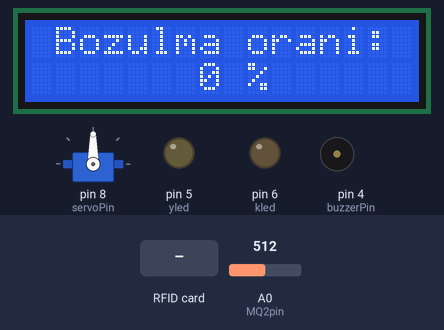
Bench run of a sketch on a simulated Arduino Uno, built with avr-gcc and run on an emulated ATmega328P. Parts: 16×2 character LCD, servo, output pins drawn as LEDs (lit = HIGH), buzzer (waves = sounding, pin HIGH). Dashed ring = blinking. Inputs (shaded band) come from the test bench; at power-on: A0 (MQ2pin) = 512. WiFi joins after 1.5 s; servers stay silent unless stated; pins used as bus, display or sensor lines are not drawn.

Above: at 3.1 s.
3.2 s: RFID card 5E 7A 19 C4 held to the reader
At 6.6 s:
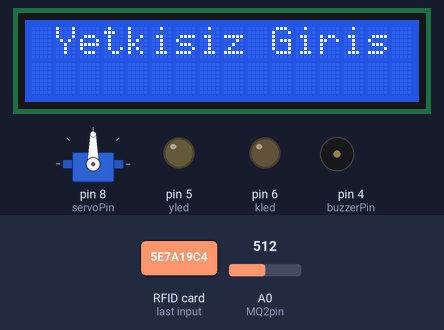
6.9 s: A0 (MQ2pin) set to 218
At 11.8 s:
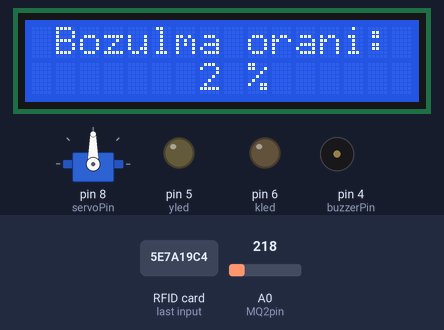
12.1 s: A0 (MQ2pin) set to 192
At 14.1 s:
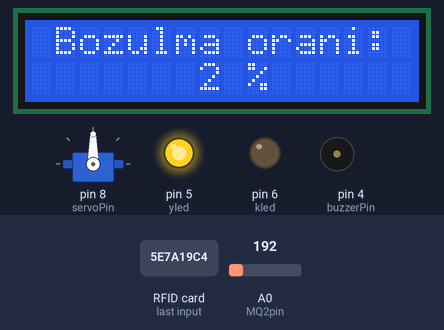
16.5 s: A0 (MQ2pin) set to 306
At 17.39 s:
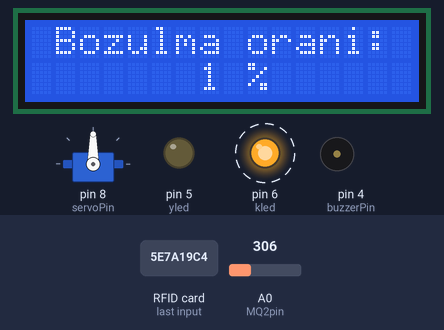
Timing chart, 0 to 22.5 s (numbered marks = the images above; inputs shaded):
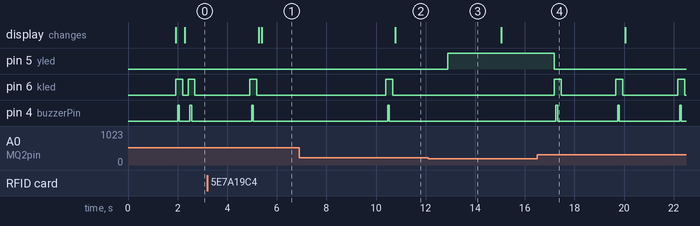

The sketch:

Isenbuzkodlar_.ino
```cpp
//------------------------------------------------------------------------------------LCD ve gaz sensörü kütüphanelerimizi tanıtıyoruz---------------------------

#include <MQ2.h>                              //Gaz sensörü kütüphanesi.
#include <LiquidCrystal_I2C.h>                //LCD ekran kütüphanesi.
LiquidCrystal_I2C lcd(0x3F, 16, 2);           //LCD ekranın özelliklerini tanıtıyoruz.

//------------------------------------------------------------------------------------RFID kütüphanelerini tanıtıyoruz-------------------------------------------

#include <SPI.h>                              //İletiişim kütüphanesi.
#include <MFRC522.h>                          //RFID kütüphanesi.
#include <Servo.h>                            //Servo kütüphanesi.
//------------------------------------------------------------------------------------wifi-----------------------------------------------------------------------
#include <SoftwareSerial.h>
SoftwareSerial EspSerial(2, 3); // RX, TX
//------------------------------------------------------------------------------------RFID ve servonun pininini tanıtıyourz--------------------------------------

int RST_PIN = 9;                              //RFID nin reset pinini tanıtıyoruz.
int SS_PIN = 10;                              //RFID nin chip select pinini tanıtıyoruz.
int servoPin = 8;                             //Servo motor pinini tanıtıyouz.

//------------------------------------------------------------------------------------Buzzer pininini tanıtıyourz------------------------------------------------

int buzzerPin = 4;                            //Buzzer pinini tanıtıyoruz.

//------------------------------------------------------------------------------------Esik değeri beliriyoruz----------------------------------------------------

int esikDeger = 200;                          //Esik değeri belirliyoruz.

//------------------------------------------------------------------------------------Led pininini tanıtıyourz---------------------------------------------------

int yled = 5;                                 //Yeşil led pini tanıtıyoruz.
int kled = 6;                                 //Kırmızı led pini tanıtıyoruz.

//------------------------------------------------------------------------------------RFID ID bilgisini giriyoruz------------------------------------------------

Servo motor;                                  //Servo motor için değişken oluşturuyoruz.
MFRC522 rfid(SS_PIN, RST_PIN);                //RFID modülünün ayarlarını yapıyoruz.
byte ID[4] = {101,217,0,109};                 //ID bilgisini giriyoruz.

//------------------------------------------------------------------------------------wifi-----------------------------------------------------------------------
#define BLYNK_TEMPLATE_ID           "TMPLWV0bOxGd"
#define BLYNK_TEMPLATE_NAME         "bozulma orannını gösteren proje"
#define BLYNK_AUTH_TOKEN            "zNKoLfnw2nPmELF-UlTo840VNlZKw63N"
#define BLYNK_PRINT Serial
#include <ESP8266_Lib.h>
#include <BlynkSimpleShieldEsp8266.h>                          //Seri haberleşme pin ayarlarını yapıyoruz.
char ssid[] = "Lord 2.4";
char pass[] = "sifre12345";
#define ESP8266_BAUD 115200
ESP8266 wifi(&EspSerial);
#define MQ2pin A0
uint16_t smoke;
BlynkTimer timer;

void sensorOku()
{
  smoke = analogRead(MQ2pin);
  Blynk.virtualWrite(V1, smoke);

  delay(2000);
}

void setup(){

//------------------------------------------------------------------------------------wifi-----------------------------------------------------------------------
 Serial.begin(9600);

  EspSerial.begin(ESP8266_BAUD);
  delay(10);

  Blynk.begin(BLYNK_AUTH_TOKEN, wifi, ssid, pass, "blynk.cloud", 80);

  pinMode(MQ2pin, INPUT);
  timer.setInterval(1000, sensorOku);

//------------------------------------------------------------------------------------Lcd ve gaz sensörünü başlatıyoruz------------------------------------------

  lcd.init();                                 //Lcd ekranı başlatıyoruz.
  lcd.backlight();                            //Lcd ekranın arka ışıgını başlatıyoruz.

//------------------------------------------------------------------------------------RFID yi başlatıyoruz-------------------------------------------------------

  motor.attach(servoPin);                     //Servo motor pinini motor değişkeni ile ilişkilendiyirouz.
  SPI.begin();                                //İletişim kütüphanesini başlatıyoruz.
  rfid.PCD_Init();                            //RFID modülünü başlatıyoruz.

//------------------------------------------------------------------------------------Buzzerın girişini belirtiyoruz---------------------------------------------

  pinMode(buzzerPin,OUTPUT);                  //Buzzer pinini çıkış olarak ayarlıyoruz.


//------------------------------------------------------------------------------------Led girişlerini belitiroyuz------------------------------------------------

  pinMode (yled,OUTPUT);                      //Yeşil ledi çıkış olarak ayarlıyoruz.
  pinMode (kled,OUTPUT);                      //Kırmızı ledi çıkış olarak ayarlıyoruz.
}

void loop(){

//------------------------------------------------------------------------------------wifi-----------------------------------------------------------------------
  {
  Blynk.run();
  timer.run();
}
//------------------------------------------------------------------------------------Buzzeri ve ledi yakıyoruz--------------------------------------------------

  int bilgi = analogRead (A0);               //Bilgi için gaz sensörünü kullanıyoruz.
  if (bilgi>esikDeger) {                      //Gelen değerin esik değerden büyük olursa yapılıcakları;
    digitalWrite(buzzerPin,0);                //Buzzer pinini devre dışı bırakıyoruz.
    digitalWrite(kled,1);                     //Kırmızı ledi aktifleştiriyoruz.
    digitalWrite(yled,0);                     //Yeşil ledi devre dışı bırakıyoruz.
    delay(70);                                //70ms bekliyoruz.
    digitalWrite(buzzerPin,1);                //Buzzer pinini etkinleştiriyoruz.
    delay(70);                                //70ms bekliyoruz.
    digitalWrite(buzzerPin,0);                //Buzzer pinin etkinleştiriyoruz.
    delay(70);                                //70ms bekliyoruz.
    digitalWrite(kled,1);                     //Kırmızı led aktifleştiriyoruz.
    delay(70);                                //70ms bekliyoruz.
    digitalWrite(kled,0);                     //Kırmızı led aktifleştiriyoruz.
    delay(70);                                //70ms bekliyoruz.
  }
  //son 8 satırın amacı kırmızı ledin ve buzzerin açılıp kapanmasını sağlamak.

  else{
    digitalWrite(buzzerPin,0);                //Buzzer pinin devre dışı bırakıyoruz.
    digitalWrite(kled,0);                     //Kırmızı ledi devredışı bırakıyoruz.
    digitalWrite(yled,1);                     //Yeşil ledi başlatıyırouz.
  }

//------------------------------------------------------------------------------------Gaz değerlerini lcd eranda okuyoruz----------------------------------------

  lcd.setCursor(1,0);                         //Lcd ekranın 2.satırın 1 sütünündan yazmaya başlıyoruz.
  lcd.print("Bozulma orani:");                //Lcd ekranın 1.satırın 1 sütününa bozulma oranı yazdırıyoruz.
  lcd.setCursor(7,1);                         //Lcd ekranın 2.satırın 7 sütünündan yazmaya başlıyoruz.
  lcd.print((smoke*100)/10000);               //Bozulma oranını 100/10000 oranla okuyoruz.
  lcd.print(" %");                            //Lcd ekranın 2.satırın 7 sütününa % değeri ekliyoruz.
  delay(100);                                 //100ms bekliyoruz.

//------------------------------------------------------------------------------------RFID nin ID karşılaştırılması----------------------------------------------

  if ( ! rfid.PICC_IsNewCardPresent())        //Yeni kartın okunmasını bekliyoruz.
    return;

  if ( ! rfid.PICC_ReadCardSerial())          //Kart okunmadığı zaman bekliyoruz.
    return;

  if (rfid.uid.uidByte[0] == ID[0] &&         //Okunan kart ID si ile ID değişkenini karşılaştırıyoruz.
    rfid.uid.uidByte[1] == ID[1] &&
    rfid.uid.uidByte[2] == ID[2] &&
    rfid.uid.uidByte[3] == ID[3] ) {

//------------------------------------------------------------------------------------Servoyu dödnrürüyoruz------------------------------------------------------

        motor.write(180);                     //Servo motoru 180 dereceye getiriyoruz.
        delay(1000);                          //1sn bekliyoruz.
        motor.write(0);                       //Servo motoru 0 dereceye getiriyoruz.
        delay(100);                           //1msn bekliyoruz.

//------------------------------------------------------------------------------------Lcd ekrana başarılı giriş yazdırma-----------------------------------------

        lcd.clear();                          //Lcd ekranı temizliyoruz.
        lcd.setCursor(0,0);                   //Lcd ekranın 1.satır 1.sütünündan yazmaya başlıyoruz.
        lcd.print("  Motor kapagi");          //Lcd ekranın 1.satır 1.sütününa motor kapaağı yazıdırıotuez.
        lcd.setCursor(6,1);                   //Lcd ekranın 2.satırın 6 sütünündan yazmaya başlıyoruz.
        lcd.print("acik");                    //Lcd ekranın 2.satırın 6 sütününa  açık yazıyoruz.
        delay(3000);                          //3000ms bekliyoruz.
    }
    else{                                     //Yetkisiz girişte içerideki komutlar çalıştırılır.

//------------------------------------------------------------------------------------Lcd ekrana başarısız giriş yazdırma----------------------------------------

      lcd.clear();                            //Lcd ekranın temizliyoruz.
      lcd.setCursor(0,0);                     //Lcd ekranın 1.satır 1.sütünündan yazmaya başlıyoruz.
      lcd.print(" Yetkisiz Giris");           //Lcd ekranın 1.satır 1.sütününa yetkisiz giriş yazdırıyoruz.
      delay(3000);                            //3000ms bekliyoruz.
   }
  rfid.PICC_HaltA();                          //RFID kartın yeni kart okuyana kadar durmasını sağlıyoruz.
}

//*************************************************************** M_YAHYA ********************************************************
```

Measured:
- the behaviour switches between 201 and 200 on A0 (MQ2pin) (found by bisection; images 2 and 3)
- after the input at 3.2 s, the display: first differs from a run without the input after 2.2 s (image 1)
- after the input at 6.9 s, the display: changes after 3.9 s (image 2)
- after the input at 12.1 s, pin 5 (yled): LOW → HIGH after 0.80 s; pin 6 (kled), pin 4 (buzzerPin): stops changing and stays LOW
- after the input at 16.5 s, pin 5 (yled): HIGH → LOW after 0.68 s; pin 6 (kled): alternates HIGH for 0.28 s and LOW for 2.2 s, starting after 0.68 s; pin 4 (buzzerPin): alternates HIGH for 0.07 s and LOW for 2.4 s, starting after 0.75 s
